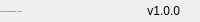
             <widget class="QFrame" name="bottomBar">
              <property name="minimumSize">
               <size>
                <width>0</width>
                <height>22</height>
               </size>
              </property>
              <property name="maximumSize">
               <size>
                <width>16777215</width>
                <height>22</height>
               </size>
              </property>
              <property name="frameShape">
               <enum>QFrame::NoFrame</enum>
              </property>
              <property name="frameShadow">
               <enum>QFrame::Raised</enum>
              </property>
              <layout class="QHBoxLayout" name="horizontalLayout_5">
               <property name="spacing">
                <number>0</number>
               </property>
               <property name="leftMargin">
                <number>0</number>
               </property>
               <property name="topMargin">
                <number>0</number>
               </property>
               <property name="rightMargin">
                <number>0</number>
               </property>
               <property name="bottomMargin">
                <number>0</number>
               </property>
               <item>
                <widget class="QLabel" name="creditsLabel">
                 <property name="maximumSize">
                  <size>
                   <width>16777215</width>
                   <height>16</height>
                  </size>
                 </property>
                 <property name="font">
                  <font>
                   <family>Overpass</family>
                   <pointsize>-1</pointsize>
                   <weight>50</weight>
                   <italic>false</italic>
                   <bold>false</bold>
                  </font>
                 </property>
                 <property name="text">
                  <string>By: Leonard Christopher Limanjaya - C11180007</string>
                 </property>
                 <property name="alignment">
                  <set>Qt::AlignLeading|Qt::AlignLeft|Qt::AlignVCenter</set>
                 </property>
                </widget>
               </item>
               <item>
                <widget class="QLabel" name="version">
                 <property name="text">
                  <string>v1.0.0</string>
                 </property>
                 <property name="alignment">
                  <set>Qt::AlignRight|Qt::AlignTrailing|Qt::AlignVCenter</set>
                 </property>
                </widget>
               </item>
               <item>
                <widget class="QFrame" name="frame_size_grip">
                 <property name="minimumSize">
                  <size>
                   <width>20</width>
                   <height>0</height>
                  </size>
                 </property>
                 <property name="maximumSize">
                  <size>
                   <width>20</width>
                   <height>16777215</height>
                  </size>
                 </property>
                 <property name="frameShape">
                  <enum>QFrame::NoFrame</enum>
                 </property>
                 <property name="frameShadow">
                  <enum>QFrame::Raised</enum>
                 </property>
                </widget>
               </item>
              </layout>
             </widget>
